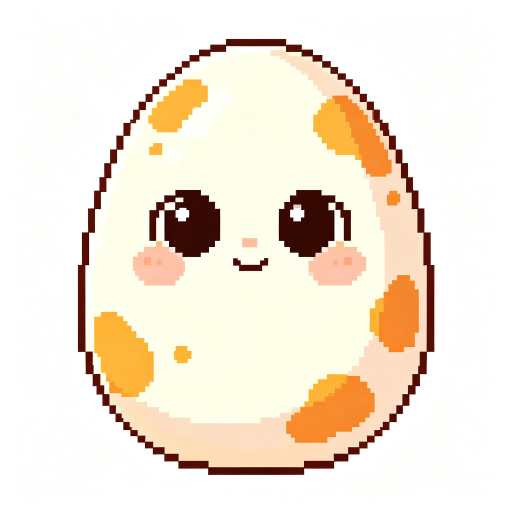
#> input picture gpt-assets/egg-original-2026-09-04.png, 1024 x 1024 px (shown at 1/2 size)
$ python process-egg.py
#> lines starting #> are read from the running program, lines starting #| are printed output that depends on the picture; after the words box and inside, x2 and y2 are one past the last pixel; in counts of white or black regions, pixels touching at a corner belong together
#!/usr/bin/env python3
"""Egg sprite pipeline: AI original -> clean 29x36 egg -> animation frames.

Design notes (v2, 2026-09-04):
- The egg PNG carries NO spots. Spots are overlaid at runtime by drawPet
  using the current pet's body color (PET_PALETTES[sp.pals[1]].B), so one
  egg sprite set works for every pet species and the spot color is swappable.
- Eyes are 3x3 glossy black with a 2x1 white highlight (bigger than v1's
  3x2, matching the earlier white-egg reference the user liked).
- Frames are real differential frames (not same-image copies):
    cat-egg / cat-egg-idle-0   stage frame, open eyes + smile
    cat-egg-idle-1              bottom-anchored squash + right glance
    cat-egg-blink               closed-eye arc
    cat-egg-eat                 squint + open mouth + food below mouth
    cat-egg-happy               ^ ^ happy eyes + open laughing mouth
    cat-egg-sleep/excited/droopy/sad/wash/grunt

Run:
    python3 scripts/process-egg.py
"""
from PIL import Image
from collections import deque
import os

ROOT = os.path.join(os.path.dirname(__file__), '..')
SRC = os.path.join(ROOT, 'gpt-assets', 'egg-original-2026-09-04.png')
OUT = os.path.join(ROOT, 'assets', 'sprites')

# ---- palette (same family as cat-adult.png) ----
INK   = (42, 9, 2, 255)          # deep brown outline / eyes
CREAM = (253, 247, 236, 255)     # cream shell
PINK  = (250, 135, 120, 255)     # blush / tongue
WHITE = (255, 255, 255, 255)     # eye highlight
YELLOW = (251, 180, 69, 255)     # food treat
TEAR   = (116, 192, 255, 255)    # sad-state tear
SPOT  = {(252, 171, 52), (253, 177, 57), (251, 180, 69), (247, 153, 42),
         (236, 122, 21), (242, 133, 25), (241, 138, 36), (163, 88, 24)}
MAIN  = [INK, CREAM, PINK, WHITE, YELLOW, TEAR] + list(SPOT)

# 3x3 eye regions (left / right)
EYE_L = [(7, 14), (8, 14), (9, 14), (7, 15), (8, 15), (9, 15), (7, 16), (8, 16), (9, 16)]
EYE_R = [(18, 14), (19, 14), (20, 14), (18, 15), (19, 15), (20, 15), (18, 16), (19, 16), (20, 16)]
MOUTH_CLEAR = [(x, y) for x in range(11, 18) for y in (19, 20)]


def nearest(c):
    best = None
    bd = 1e9
    for p in MAIN:
        d = (p[0] - c[0]) ** 2 + (p[1] - c[1]) ** 2 + (p[2] - c[2]) ** 2
        if d < bd:
            bd = d
            best = p
    return best[:3]


def load_raw(path):
    """Flood-fill white bg (from edges) -> transparent, crop, scale to 36px tall."""
    im = Image.open(path).convert('RGB')
    W, H = im.size
    px = im.load()
    alpha = Image.new('L', (W, H), 255)
    ap = alpha.load()

    def is_white(r, g, b):
        return r > 240 and g > 240 and b > 240

    seed = ([(x, 0) for x in range(W)] + [(x, H - 1) for x in range(W)] +
            [(0, y) for y in range(H)] + [(W - 1, y) for y in range(H)])
    bg = set()
    dq = deque()
    for s in seed:
        if s not in bg:
            bg.add(s)
            dq.append(s)
    while dq:
        x, y = dq.popleft()
        if not is_white(*px[x, y]):
            continue
        for nx, ny in ((x + 1, y), (x - 1, y), (x, y + 1), (x, y - 1)):
            if 0 <= nx < W and 0 <= ny < H and (nx, ny) not in bg and is_white(*px[nx, ny]):
                bg.add((nx, ny))
                dq.append((nx, ny))
    for (x, y) in bg:
        ap[x, y] = 0

    bb = alpha.getbbox()
    crop = im.crop(bb)
    al = alpha.crop(bb)
    cw, ch = crop.size
    th = 36
    tw = max(1, round(cw * th / ch))
    crop_s = crop.resize((tw, th), Image.BOX)
    al_s = al.resize((tw, th), Image.BOX)

    out = Image.new('RGBA', (tw, th), (0, 0, 0, 0))
    op = out.load()
    sp = crop_s.load()
    sa = al_s.load()
    for y in range(th):
        for x in range(tw):
            a = sa[x, y]
            if a > 110:
                op[x, y] = nearest(sp[x, y]) + (255,)
            else:
                op[x, y] = (0, 0, 0, 0)
    return out


def refine(base):
    """Hand-refine: cream shell (no spots), chunky outline, 3x3 glossy eyes."""
    w, h = base.size
    px = base.load()
    mask = set()
    for y in range(h):
        for x in range(w):
            c = px[x, y]
            if c[3] > 110:
                mask.add((x, y))

    out = Image.new('RGBA', (w, h), (0, 0, 0, 0))
    op = out.load()
    # shell = solid cream (spots overlaid at runtime by drawPet)
    for (x, y) in mask:
        op[x, y] = CREAM

    def has_trans(x, y):
        for nx, ny in ((x + 1, y), (x - 1, y), (x, y + 1), (x, y - 1)):
            if (nx, ny) not in mask:
                return True
        return False

    # eyes: 3x3 black + 2x1 white highlight
    for (x, y) in EYE_L + EYE_R:
        op[x, y] = INK
    for (x, y) in [(7, 14), (8, 14), (18, 14), (19, 14)]:
        op[x, y] = WHITE

    # blush
    for (x, y) in [(4, 17), (5, 17), (4, 18), (5, 18),
                   (21, 17), (22, 17), (21, 18), (22, 18)]:
        if (x, y) in mask:
            op[x, y] = PINK

    # smile
    for (x, y) in [(12, 19), (16, 19), (13, 20), (14, 20), (15, 20)]:
        if (x, y) in mask:
            op[x, y] = INK

    # chunky outline
    for (x, y) in [p for p in mask if has_trans(*p)]:
        op[x, y] = INK

    # leftover color cleanup
    for y in range(h):
        for x in range(w):
            c = op[x, y]
            if c[3] > 128 and c not in MAIN:
                op[x, y] = nearest(c[:3])
    return out


def squash_vertical(base, factor):
    """Squash around the bottom edge so idle breathing never clips sideways."""
    w, h = base.size
    nh = max(1, round(h * factor))
    scaled = base.resize((w, nh), Image.NEAREST)
    out = Image.new('RGBA', (w, h), (0, 0, 0, 0))
    out.paste(scaled, (0, h - nh))
    return out


def shift_vertical(base, dy):
    """Move the whole egg up by dy pixels, preserving the frame canvas."""
    w, h = base.size
    out = Image.new('RGBA', (w, h), (0, 0, 0, 0))
    if dy >= 0:
        out.paste(base.crop((0, 0, w, h - dy)), (0, dy))
    else:
        out.paste(base.crop((0, -dy, w, h)), (0, 0))
    return out


def clear_face(out):
    op = out.load()
    for (x, y) in EYE_L + EYE_R:
        op[x, y] = CREAM
    for (x, y) in MOUTH_CLEAR:
        op[x, y] = CREAM
    return op


def draw_eye(op, x0, y0, width=3, height=3, highlight=True):
    for y in range(y0, y0 + height):
        for x in range(x0, x0 + width):
            op[x, y] = INK
    if highlight:
        op[x0, y0] = WHITE
        if width > 2:
            op[x0 + 1, y0] = WHITE


def make_glance(base, dx):
    out = base.copy()
    op = clear_face(out)
    draw_eye(op, 7 + dx, 14, 3, 3)
    draw_eye(op, 18 + dx, 14, 3, 3)
    for (x, y) in [(12, 19), (16, 19), (13, 20), (14, 20), (15, 20)]:
        op[x, y] = INK
    return out


def make_blink(base):
    out = base.copy()
    op = clear_face(out)
    # closed-eye downward arc
    for (x, y) in [(7, 15), (8, 16), (9, 15), (18, 15), (19, 16), (20, 15)]:
        op[x, y] = INK
    for (x, y) in [(12, 19), (16, 19), (13, 20), (14, 20), (15, 20)]:
        op[x, y] = INK
    return out


def make_eat(base):
    out = base.copy()
    op = clear_face(out)
    # squint eyes (horizontal lines)
    for (x, y) in [(7, 15), (8, 15), (9, 15), (18, 15), (19, 15), (20, 15)]:
        op[x, y] = INK
    # clear old smile, draw open mouth 2x2 (ink lip + pink tongue)
    for (x, y) in [(13, 19), (14, 19)]:
        op[x, y] = INK
    for (x, y) in [(13, 20), (14, 20)]:
        op[x, y] = PINK
    # food: 2x2 yellow treat with ink outline, right below mouth
    for (x, y) in [(12, 21), (15, 21), (12, 22), (15, 22)]:
        op[x, y] = INK
    for (x, y) in [(13, 21), (14, 21), (13, 22), (14, 22)]:
        op[x, y] = YELLOW
    return out


def make_happy(base):
    out = base.copy()
    op = clear_face(out)
    # ^ ^ happy eyes
    for (x, y) in [(7, 15), (8, 14), (9, 15), (18, 15), (19, 14), (20, 15)]:
        op[x, y] = INK
    # clear old smile, draw open laughing mouth (ink lip + pink tongue)
    for (x, y) in [(12, 20), (13, 20), (14, 20), (15, 20), (16, 20)]:
        op[x, y] = INK
    for (x, y) in [(13, 21), (14, 21)]:
        op[x, y] = PINK
    return out


def make_sleep(base, phase):
    out = make_blink(base)
    op = out.load()
    # A tiny yawn gives sleep a different read from an ordinary blink.
    for (x, y) in [(13, 19), (14, 19), (13, 20), (14, 20)]:
        op[x, y] = INK if phase == 0 else PINK
    return out


def make_excited(base):
    out = base.copy()
    op = clear_face(out)
    # Taller sparkling eyes + an open laugh, visibly distinct at 3x scale.
    draw_eye(op, 7, 13, 3, 4)
    draw_eye(op, 18, 13, 3, 4)
    for (x, y) in [(12, 19), (13, 19), (14, 19), (15, 19), (16, 19),
                   (12, 20), (16, 20), (13, 21), (14, 21), (15, 21)]:
        op[x, y] = INK
    for (x, y) in [(13, 20), (14, 20), (15, 20)]:
        op[x, y] = PINK
    return out


def make_droopy(base):
    out = base.copy()
    op = clear_face(out)
    # Heavy lids and a small downturned mouth: tired, not blank.
    for (x, y) in [(7, 15), (8, 15), (9, 15), (18, 15), (19, 15), (20, 15)]:
        op[x, y] = INK
    for (x, y) in [(12, 20), (13, 19), (14, 19), (15, 19), (16, 20)]:
        op[x, y] = INK
    return out


def make_sad(base, phase):
    out = base.copy()
    op = clear_face(out)
    # Lower outer corners plus alternating tear position makes two real frames.
    for (x, y) in [(7, 14), (8, 15), (9, 15), (18, 15), (19, 15), (20, 14)]:
        op[x, y] = INK
    tear_x = 6 if phase == 0 else 21
    op[tear_x, 17] = TEAR
    op[tear_x, 18] = TEAR
    for (x, y) in [(13, 20), (14, 19), (15, 20)]:
        op[x, y] = INK
    return out


def make_wash(base, dx):
    out = base.copy()
    op = clear_face(out)
    for (x, y) in [(7, 15), (8, 15), (9, 15), (18, 15), (19, 15), (20, 15)]:
        op[x, y] = INK
    for (x, y) in [(4, 17), (5, 17), (4, 18), (5, 18),
                   (21, 17), (22, 17), (21, 18), (22, 18)]:
        if 0 <= x + dx < base.width:
            op[x + dx, y] = PINK
    for (x, y) in [(12, 19), (13, 20), (14, 20), (15, 20), (16, 19)]:
        op[x, y] = INK
    return out


def make_grunt(base, phase):
    out = base.copy()
    op = clear_face(out)
    for (x, y) in [(7, 15), (8, 15), (9, 15), (18, 15), (19, 15), (20, 15)]:
        op[x, y] = INK
    for (x, y) in [(4, 17), (5, 17), (21, 17), (22, 17)]:
        op[x, y] = PINK
    mouth = [(13, 20), (14, 20)] if phase == 0 else [(12, 20), (13, 19), (14, 19), (15, 19), (16, 20)]
    for x, y in mouth:
        op[x, y] = INK
    return out


def add_padding(im, top=2, bottom=2):
    """Add transparent padding above/below the egg so the shell arcs are
    not clipped by the canvas edge, and the egg reads slightly smaller."""
    w, h = im.size
    out = Image.new('RGBA', (w, h + top + bottom), (0, 0, 0, 0))
    out.paste(im, (0, top))
    return out


def main():
    base_raw = load_raw(SRC)
#> in load_raw, im is the input picture: PIL image 1024x1024 RGB; mean R, G, B 243.5, 231.5, 216
#> after the loop in load_raw, `while dq:`: bg = 550978 items
#> the loop in load_raw, `for (x, y) in bg:` made 550978 passes
#> (x, y) on passes 1 to 3: (973, 884), (1, 751), (911, 6)
#> in load_raw, `bb = alpha.getbbox()`: bb = (155, 77, 869, 950)
#> in load_raw, `crop = im.crop(bb)`:
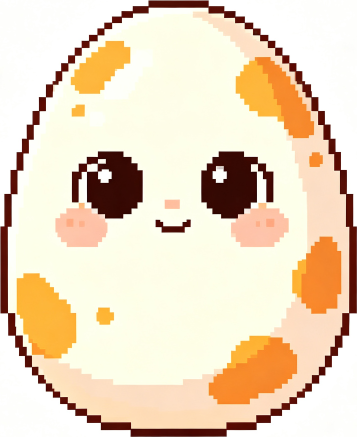
#> crop: PIL image 714x873 RGB (shown at 1/2 size); mean R, G, B 235.9, 215.8, 190.4
#> in load_raw, `al = alpha.crop(bb)`:
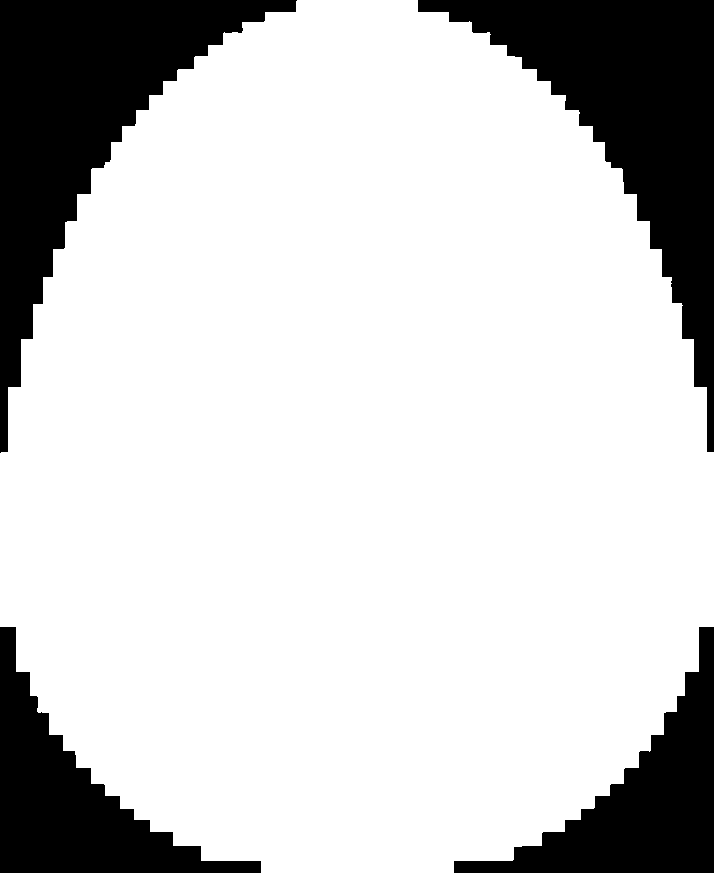
#> al: PIL image 714x873 L; 79.8% white; 4 black regions, box (x1, y1, x2, y2) and area: (0, 0, 297, 453) 41556, (418, 0, 714, 452) 41197, (0, 627, 261, 873) 21574, (454, 627, 714, 873) 21397
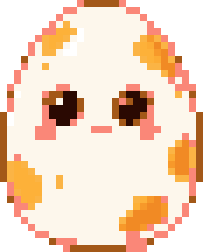
#> base_raw: PIL image 29x36 RGBA (shown 7 times larger); mean R, G, B, A 192.4, 164.2, 141.8, 204.9; transparent parts drawn white
    base = refine(base_raw)
#> after the loop in refine, `for y in range(h):`: mask = 839 items
#> the loop in refine, `for (x, y) in mask:` made 839 passes
#> (x, y) on passes 1 to 3: (15, 21), (26, 21), (7, 17)
#> the loop in refine, `for (x, y) in [p for p in mask if has_trans(*p)]:` made 92 passes
#> (x, y) on passes 1 to 8: (26, 30), (18, 35), (27, 13), (0, 23), (7, 3), (11, 0), (26, 11), (10, 35)
    frames = {
        'cat-egg':          base,
        'cat-egg-idle-0':   base,
        'cat-egg-idle-1':   make_glance(squash_vertical(base, 0.97), 1),
        'cat-egg-blink':    make_blink(base),
        'cat-egg-eat':      make_eat(base),
        'cat-egg-happy':    make_happy(base),
        'cat-egg-sleep-0':  make_sleep(base, 0),
        'cat-egg-sleep-1':  make_sleep(base, 1),
        'cat-egg-excited-0': make_excited(base),
        'cat-egg-excited-1': shift_vertical(make_excited(base), 1),
        'cat-egg-excited-2': shift_vertical(make_excited(base), 2),
        'cat-egg-droopy':   make_droopy(base),
        'cat-egg-sad-0':    make_sad(base, 0),
        'cat-egg-sad-1':    make_sad(base, 1),
        'cat-egg-wash-0':   make_wash(base, 0),
        'cat-egg-wash-1':   make_wash(base, -1),
        'cat-egg-grunt-0':  make_grunt(base, 0),
        'cat-egg-grunt-1':  make_grunt(base, 1),
    }
#> in squash_vertical, `out.paste(scaled, (0, h - nh))`:
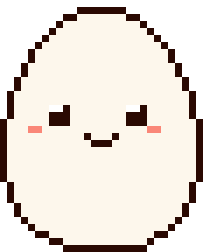
#> out: PIL image 29x36 RGBA (shown 7 times larger); mean R, G, B, A 174.3, 166.4, 158.3, 197.8; transparent parts drawn white
#> in shift_vertical, `w, h = base.size`: w = 29; h = 36
#> call 2 of shift_vertical, with dy = 2
#> in shift_vertical (call 2), `out.paste(base.crop((0, 0, w, h - dy)), (0, dy))`:
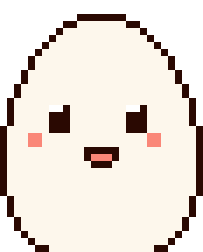
#> out: PIL image 29x36 RGBA (shown 7 times larger); mean R, G, B, A 175.1, 166.6, 158.4, 198.3; transparent parts drawn white
    for name, im in frames.items():
        im = add_padding(im, top=2, bottom=2)
        p = os.path.join(OUT, name + '.png')
        im.save(p, optimize=True)
        w, h = im.size
        px = im.load()
        n = sum(1 for y in range(h) for x in range(w) if px[x, y][3] > 128)
        print(f'  wrote {name}: {w}x{h}, opaque={n}')
#> this loop made 18 passes
#> (name, n) on passes 1 to 8: ('cat-egg', 839), ('cat-egg-idle-0', 839), ('cat-egg-idle-1', 810), ('cat-egg-blink', 839), ('cat-egg-eat', 839), ('cat-egg-happy', 839), ('cat-egg-sleep-0', 839), ('cat-egg-sleep-1', 839)
#> (printed output is left out)
#> pass 1, in main, `im = add_padding(im, top=2, bottom=2)`:
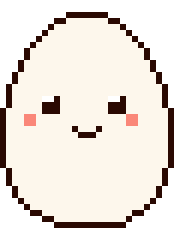
#> im: PIL image 29x40 RGBA (shown 6 times larger); mean R, G, B, A 162.8, 155.1, 147.6, 184.4; transparent parts drawn white
#> pass 3, in main, `im = add_padding(im, top=2, bottom=2)`:
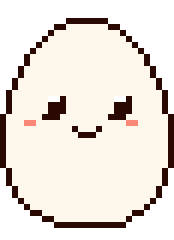
#> im: PIL image 29x40 RGBA (shown 6 times larger); mean R, G, B, A 155.7, 148.5, 141.3, 178.1; transparent parts drawn white
    print('done ->', OUT)
#| done -> scripts/../assets/sprites


if __name__ == '__main__':
    main()

$ run again, with gpt-assets/ChatGPT Image 2026年9月4日 00_35_05.png copied over gpt-assets/egg-original-2026-09-04.png
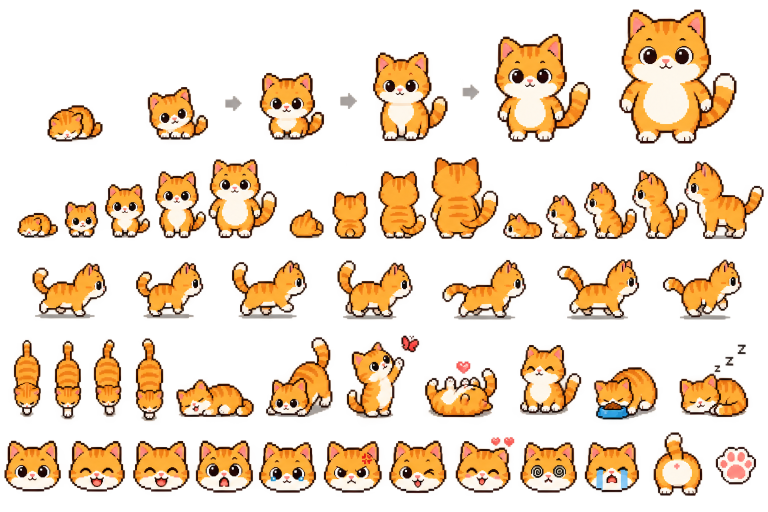
#> input picture gpt-assets/ChatGPT Image 2026年9月4日 00_35_05.png, 1536 x 1024 px (shown at 1/2 size)
#> in load_raw, `im = Image.open(path).convert('RGB')`:
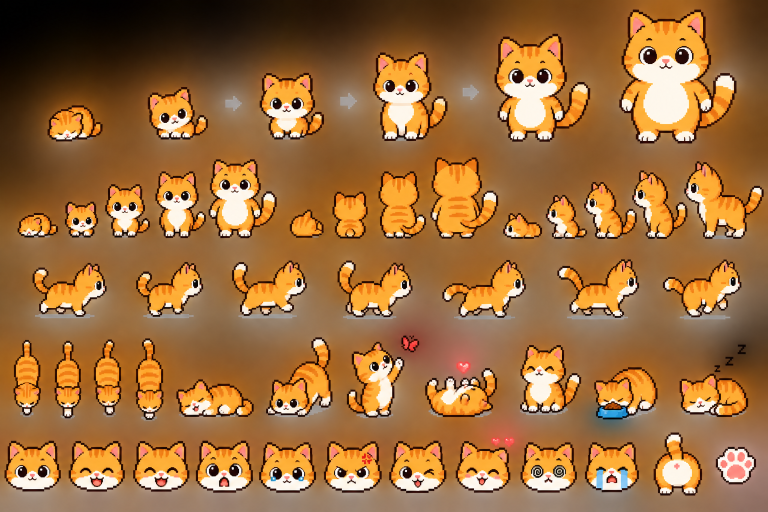
#> im: PIL image 1536x1024 RGB (shown at 1/2 size); mean R, G, B 156.3, 108.9, 61.2
#> alpha: PIL image 1536x1024 L; every value is 255
#> after the loop in load_raw, `while dq:`: bg = 5116 items
#> the loop in load_raw, `for (x, y) in bg:` made 5116 passes
#> (x, y) on passes 1 to 3: (1099, 1023), (703, 1023), (837, 1023)
#> bb = (1, 1, 1535, 1023)
#> al: PIL image 1534x1022 L; every value is 255
#> al_s: PIL image 54x36 L; every value is 255
#> after the loop in refine, `for y in range(h):`: mask = 1944 items
#> the loop in refine, `for (x, y) in mask:` made 1944 passes
#> (x, y) on passes 1 to 3: (26, 21), (18, 17), (50, 6)
#> the loop in refine, `for (x, y) in [p for p in mask if has_trans(*p)]:` made 176 passes
#> (x, y) on passes 1 to 3: (0, 5), (53, 16), (48, 35)
#> in shift_vertical, `w, h = base.size`: w = 54; h = 36
#> the loop in main, `for name, im in frames.items():` made 18 passes
#> (name, n) on passes 1 to 8: ('cat-egg', 1944), ('cat-egg-idle-0', 1944), ('cat-egg-idle-1', 1890), ('cat-egg-blink', 1944), ('cat-egg-eat', 1944), ('cat-egg-happy', 1944), ('cat-egg-sleep-0', 1944), ('cat-egg-sleep-1', 1944)
#> (printed output is left out)
#> pass 3, in main, `im = add_padding(im, top=2, bottom=2)`:
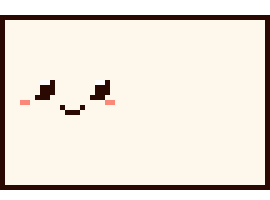
#> im: PIL image 54x40 RGBA (shown 5 times larger); mean R, G, B, A 201.9, 194, 184.8, 223.1; transparent parts drawn white
#| done -> scripts/../assets/sprites
